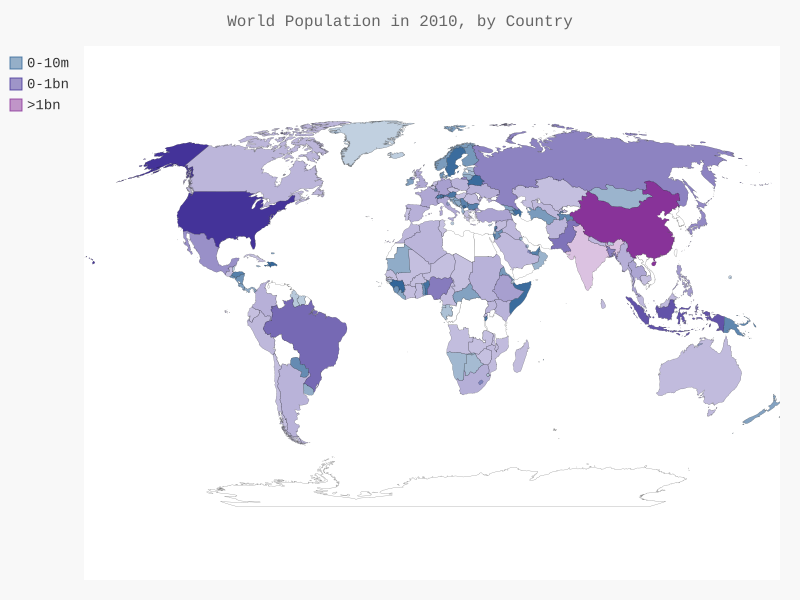

The script that drew this image:
import json
import pygal
from pygal.maps.world import World
from pygal.style import RotateStyle, LightColorizedStyle

from country_codes import get_country_code

# Load the data into a list.
filename = 'population_data.json'
with open(filename) as f:
    pop_data = json.load(f)

# Build a dictionary of population data.
cc_populations = {}
for pop_dict in pop_data:
    if pop_dict['Year'] == '2010':
        country_name = pop_dict['Country Name']
        population = int(float(pop_dict['Value']))
        code = get_country_code(country_name)
        if code:
          cc_populations[code] = population
# Group the countries into 3 population levels.
cc_pops_1, cc_pops_2, cc_pops_3 = {}, {}, {}
for cc, pop in cc_populations.items():
    if pop < 10000000:
        cc_pops_1[cc] = pop
    elif pop < 1000000000:
        cc_pops_2[cc] = pop
    else:
        cc_pops_3[cc] = pop

# See how many countries are in each level.
print(len(cc_pops_1), len(cc_pops_2), len(cc_pops_3))

wm = World()
wm_style = RotateStyle('#336699', base_style=LightColorizedStyle)
wm = World(style=wm_style)
wm.title = 'World Population in 2010, by Country'
wm.add('0-10m', cc_pops_1)
wm.add('0-1bn', cc_pops_2)
wm.add('>1bn', cc_pops_3)

wm.render_to_file('world_population.svg')
